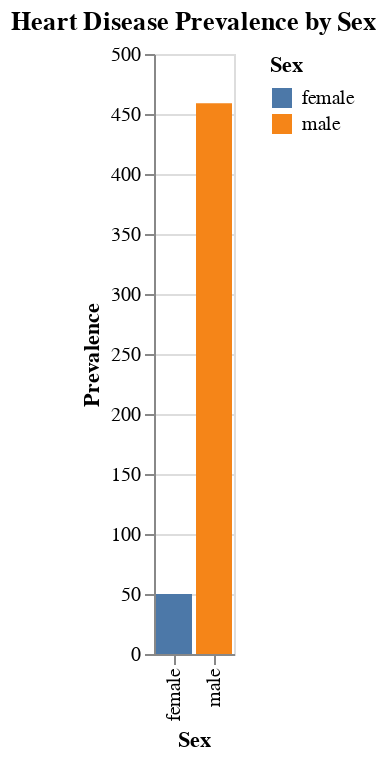

Notebook source saved alongside this figure:
### Markdown cell above
### 4. What is the distribution of heart disease cases by sex?

### Code cell
sex_counts = df.groupby('sex')['has_disease'].sum().reset_index()

alt.Chart(sex_counts).mark_bar().encode(
    x=alt.X('sex', title='Sex'),
    y=alt.Y('has_disease', title='Prevalence'),
    color=alt.Color('sex', title='Sex')
).properties(title="Heart Disease Prevalence by Sex")

### Figure 1 — Vega-Lite specification as saved in the notebook (floating-point values rounded to 4 significant figures)
{"config": {"view": {"continuousWidth": 300, "continuousHeight": 300}}, "data": {"name": "data-27d931f2f538c5c246d2d0a538dd1c1c"}, "mark": {"type": "bar"}, "encoding": {"color": {"field": "sex", "title": "Sex", "type": "nominal"}, "x": {"field": "sex", "title": "Sex", "type": "nominal"}, "y": {"field": "has_disease", "title": "Prevalence", "type": "quantitative"}}, "title": "Heart Disease Prevalence by Sex", "$schema": "https://vega.github.io/schema/vega-lite/v5.20.1.json", "datasets": {"data-27d931f2f538c5c246d2d0a538dd1c1c": [{"sex": "female", "has_disease": 50}, {"sex": "male", "has_disease": 459}]}}
